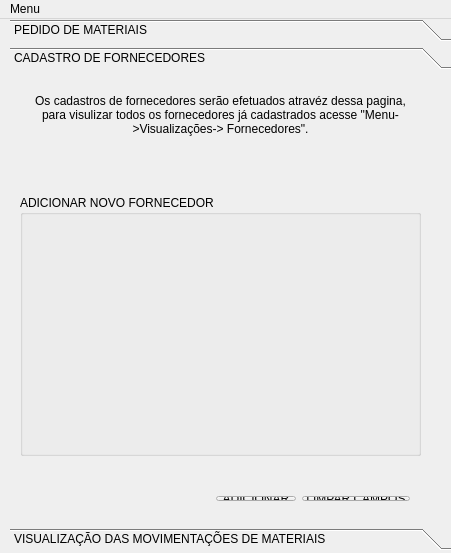
<?xml version="1.0" encoding="UTF-8"?>
<ui version="4.0">
 <class>MainWindow</class>
 <widget class="QMainWindow" name="MainWindow">
  <property name="geometry">
   <rect>
    <x>0</x>
    <y>0</y>
    <width>451</width>
    <height>553</height>
   </rect>
  </property>
  <property name="windowTitle">
   <string>Agenda</string>
  </property>
  <property name="windowIcon">
   <iconset>
    <normaloff>../../../../../../Users/luis.moraes/Desktop/ServentApp/Servent/Icons/construction_firm.ico</normaloff>../../../../../../Users/luis.moraes/Desktop/ServentApp/Servent/Icons/construction_firm.ico</iconset>
  </property>
  <widget class="QWidget" name="centralWidget">
   <widget class="QToolBox" name="toolBox">
    <property name="geometry">
     <rect>
      <x>10</x>
      <y>0</y>
      <width>451</width>
      <height>531</height>
     </rect>
    </property>
    <property name="styleSheet">
     <string notr="true"/>
    </property>
    <property name="currentIndex">
     <number>1</number>
    </property>
    <widget class="QWidget" name="pagRequestMaterials">
     <property name="enabled">
      <bool>true</bool>
     </property>
     <property name="geometry">
      <rect>
       <x>0</x>
       <y>0</y>
       <width>451</width>
       <height>450</height>
      </rect>
     </property>
     <attribute name="label">
      <string>PEDIDO DE MATERIAIS</string>
     </attribute>
     <widget class="QGroupBox" name="groupBox">
      <property name="geometry">
       <rect>
        <x>10</x>
        <y>89</y>
        <width>411</width>
        <height>291</height>
       </rect>
      </property>
      <property name="title">
       <string>ADICIONAR NOVO PEDIDO DE MATERIAIS</string>
      </property>
      <property name="flat">
       <bool>false</bool>
      </property>
      <widget class="QCommandLinkButton" name="btnLinkAddProvider">
       <property name="geometry">
        <rect>
         <x>270</x>
         <y>240</y>
         <width>101</width>
         <height>41</height>
        </rect>
       </property>
       <property name="text">
        <string>Adicionar ?</string>
       </property>
      </widget>
      <widget class="QWidget" name="layoutWidget">
       <property name="geometry">
        <rect>
         <x>50</x>
         <y>249</y>
         <width>213</width>
         <height>22</height>
        </rect>
       </property>
       <layout class="QHBoxLayout" name="horizontalLayout_9">
        <item>
         <widget class="QLabel" name="label_6">
          <property name="text">
           <string>Fornecedor:</string>
          </property>
         </widget>
        </item>
        <item>
         <widget class="QComboBox" name="cmbProvider">
          <property name="minimumSize">
           <size>
            <width>145</width>
            <height>0</height>
           </size>
          </property>
          <property name="styleSheet">
           <string notr="true">border-color: rgb(255, 0, 0);</string>
          </property>
         </widget>
        </item>
       </layout>
      </widget>
      <widget class="QWidget" name="layoutWidget">
       <property name="geometry">
        <rect>
         <x>50</x>
         <y>219</y>
         <width>211</width>
         <height>22</height>
        </rect>
       </property>
       <layout class="QHBoxLayout" name="horizontalLayout_10">
        <item>
         <widget class="QLabel" name="label_4">
          <property name="text">
           <string>Data:</string>
          </property>
         </widget>
        </item>
        <item>
         <widget class="QDateEdit" name="txtDate">
          <property name="minimumSize">
           <size>
            <width>130</width>
            <height>0</height>
           </size>
          </property>
          <property name="dateTime">
           <datetime>
            <hour>0</hour>
            <minute>0</minute>
            <second>0</second>
            <year>2000</year>
            <month>1</month>
            <day>5</day>
           </datetime>
          </property>
         </widget>
        </item>
       </layout>
      </widget>
      <widget class="QWidget" name="layoutWidget">
       <property name="geometry">
        <rect>
         <x>50</x>
         <y>189</y>
         <width>211</width>
         <height>22</height>
        </rect>
       </property>
       <layout class="QHBoxLayout" name="horizontalLayout_11">
        <item>
         <widget class="QLabel" name="label_3">
          <property name="text">
           <string>Quantidade:</string>
          </property>
         </widget>
        </item>
        <item>
         <widget class="QLineEdit" name="txtQtd">
          <property name="inputMask">
           <string>0000;_</string>
          </property>
          <property name="clearButtonEnabled">
           <bool>true</bool>
          </property>
         </widget>
        </item>
       </layout>
      </widget>
      <widget class="QWidget" name="layoutWidget">
       <property name="geometry">
        <rect>
         <x>50</x>
         <y>159</y>
         <width>211</width>
         <height>22</height>
        </rect>
       </property>
       <layout class="QHBoxLayout" name="horizontalLayout_12">
        <item>
         <widget class="QLabel" name="label_5">
          <property name="text">
           <string>Preço:</string>
          </property>
         </widget>
        </item>
        <item>
         <widget class="QLineEdit" name="txtPrice">
          <property name="inputMask">
           <string>00.00</string>
          </property>
          <property name="cursorPosition">
           <number>0</number>
          </property>
          <property name="alignment">
           <set>Qt::AlignBottom|Qt::AlignJustify</set>
          </property>
          <property name="dragEnabled">
           <bool>true</bool>
          </property>
          <property name="cursorMoveStyle">
           <enum>Qt::LogicalMoveStyle</enum>
          </property>
          <property name="clearButtonEnabled">
           <bool>true</bool>
          </property>
         </widget>
        </item>
       </layout>
      </widget>
      <widget class="QWidget" name="layoutWidget">
       <property name="geometry">
        <rect>
         <x>51</x>
         <y>129</y>
         <width>211</width>
         <height>22</height>
        </rect>
       </property>
       <layout class="QHBoxLayout" name="horizontalLayout_13">
        <item>
         <widget class="QLabel" name="label_2">
          <property name="text">
           <string>Tipo de unidade:</string>
          </property>
         </widget>
        </item>
        <item>
         <widget class="QLineEdit" name="txtUnitType">
          <property name="clearButtonEnabled">
           <bool>true</bool>
          </property>
         </widget>
        </item>
       </layout>
      </widget>
      <widget class="QWidget" name="layoutWidget">
       <property name="geometry">
        <rect>
         <x>51</x>
         <y>99</y>
         <width>211</width>
         <height>22</height>
        </rect>
       </property>
       <layout class="QHBoxLayout" name="horizontalLayout_14">
        <item>
         <widget class="QLabel" name="label">
          <property name="text">
           <string>Nome: </string>
          </property>
         </widget>
        </item>
        <item>
         <widget class="QLineEdit" name="txtMaterialName">
          <property name="inputMask">
           <string/>
          </property>
          <property name="frame">
           <bool>true</bool>
          </property>
          <property name="dragEnabled">
           <bool>true</bool>
          </property>
          <property name="clearButtonEnabled">
           <bool>true</bool>
          </property>
         </widget>
        </item>
       </layout>
      </widget>
      <widget class="QWidget" name="layoutWidget">
       <property name="geometry">
        <rect>
         <x>51</x>
         <y>70</y>
         <width>212</width>
         <height>22</height>
        </rect>
       </property>
       <layout class="QHBoxLayout" name="horizontalLayout_15">
        <item>
         <widget class="QLabel" name="label_13">
          <property name="text">
           <string>Material:</string>
          </property>
         </widget>
        </item>
        <item>
         <widget class="QComboBox" name="cmbMaterial">
          <property name="minimumSize">
           <size>
            <width>145</width>
            <height>0</height>
           </size>
          </property>
         </widget>
        </item>
       </layout>
      </widget>
      <widget class="QLabel" name="label_14">
       <property name="geometry">
        <rect>
         <x>50</x>
         <y>30</y>
         <width>311</width>
         <height>31</height>
        </rect>
       </property>
       <property name="text">
        <string>Selecione um tipo de material, ou então preencha os campos a baixo para adicionar um novo.</string>
       </property>
       <property name="wordWrap">
        <bool>true</bool>
       </property>
      </widget>
     </widget>
     <widget class="QLabel" name="label_12">
      <property name="geometry">
       <rect>
        <x>20</x>
        <y>10</y>
        <width>381</width>
        <height>51</height>
       </rect>
      </property>
      <property name="text">
       <string>&lt;html&gt;&lt;head/&gt;&lt;body&gt;&lt;p align=&quot;center&quot;&gt;Os pedidos de materiais para a obra, são requeridos nessa pagina, e posteriormente enviados ao servidor e ao fornecedor. O historico total de pedido de materiais da obra, pode ser visto na pagina de &amp;quot;VISUALIZAÇÃO DAS MOVIMENTAÇÕES DE MATERIAIS&amp;quot;.&lt;/p&gt;&lt;/body&gt;&lt;/html&gt;</string>
      </property>
      <property name="wordWrap">
       <bool>true</bool>
      </property>
     </widget>
     <widget class="QWidget" name="layoutWidget">
      <property name="geometry">
       <rect>
        <x>0</x>
        <y>420</y>
        <width>401</width>
        <height>27</height>
       </rect>
      </property>
      <layout class="QHBoxLayout" name="horizontalLayout_4">
       <item>
        <widget class="QLabel" name="lblInformation">
         <property name="textFormat">
          <enum>Qt::AutoText</enum>
         </property>
        </widget>
       </item>
       <item>
        <layout class="QHBoxLayout" name="horizontalLayout">
         <item>
          <widget class="QPushButton" name="btnAddRequest">
           <property name="text">
            <string>ADICIONAR</string>
           </property>
           <property name="flat">
            <bool>false</bool>
           </property>
          </widget>
         </item>
         <item>
          <widget class="QPushButton" name="btnClear">
           <property name="text">
            <string>LIMPAR CAMPOS</string>
           </property>
          </widget>
         </item>
        </layout>
       </item>
      </layout>
     </widget>
    </widget>
    <widget class="QWidget" name="pageCadProviders">
     <property name="geometry">
      <rect>
       <x>0</x>
       <y>0</y>
       <width>451</width>
       <height>450</height>
      </rect>
     </property>
     <attribute name="label">
      <string>CADASTRO DE FORNECEDORES</string>
     </attribute>
     <widget class="QGroupBox" name="groupBox_2">
      <property name="geometry">
       <rect>
        <x>10</x>
        <y>120</y>
        <width>401</width>
        <height>261</height>
       </rect>
      </property>
      <property name="title">
       <string>ADICIONAR NOVO FORNECEDOR</string>
      </property>
      <widget class="QWidget" name="layoutWidget">
       <property name="geometry">
        <rect>
         <x>60</x>
         <y>70</y>
         <width>212</width>
         <height>22</height>
        </rect>
       </property>
       <layout class="QHBoxLayout" name="horizontalLayout_7">
        <item>
         <widget class="QLabel" name="label_8">
          <property name="text">
           <string>Telefone:</string>
          </property>
         </widget>
        </item>
        <item>
         <widget class="QLineEdit" name="txbPhone">
          <property name="inputMask">
           <string>(00) 000-000;_</string>
          </property>
          <property name="clearButtonEnabled">
           <bool>true</bool>
          </property>
         </widget>
        </item>
       </layout>
      </widget>
      <widget class="QWidget" name="layoutWidget">
       <property name="geometry">
        <rect>
         <x>60</x>
         <y>100</y>
         <width>211</width>
         <height>22</height>
        </rect>
       </property>
       <layout class="QHBoxLayout" name="horizontalLayout_6">
        <item>
         <widget class="QLabel" name="label_9">
          <property name="text">
           <string>Rua:</string>
          </property>
         </widget>
        </item>
        <item>
         <widget class="QLineEdit" name="txbStreet">
          <property name="clearButtonEnabled">
           <bool>true</bool>
          </property>
         </widget>
        </item>
       </layout>
      </widget>
      <widget class="QWidget" name="layoutWidget">
       <property name="geometry">
        <rect>
         <x>60</x>
         <y>130</y>
         <width>211</width>
         <height>22</height>
        </rect>
       </property>
       <layout class="QHBoxLayout" name="horizontalLayout_5">
        <item>
         <widget class="QLabel" name="label_10">
          <property name="text">
           <string>Número:</string>
          </property>
         </widget>
        </item>
        <item>
         <widget class="QLineEdit" name="txbNumber">
          <property name="inputMask">
           <string>000000</string>
          </property>
          <property name="clearButtonEnabled">
           <bool>true</bool>
          </property>
         </widget>
        </item>
       </layout>
      </widget>
      <widget class="QWidget" name="layoutWidget">
       <property name="geometry">
        <rect>
         <x>60</x>
         <y>40</y>
         <width>211</width>
         <height>22</height>
        </rect>
       </property>
       <layout class="QHBoxLayout" name="horizontalLayout_8">
        <item>
         <widget class="QLabel" name="label_7">
          <property name="text">
           <string>Nome: </string>
          </property>
         </widget>
        </item>
        <item>
         <widget class="QLineEdit" name="txbProviderName">
          <property name="clearButtonEnabled">
           <bool>true</bool>
          </property>
         </widget>
        </item>
       </layout>
      </widget>
     </widget>
     <widget class="QLabel" name="label_11">
      <property name="geometry">
       <rect>
        <x>20</x>
        <y>10</y>
        <width>381</width>
        <height>61</height>
       </rect>
      </property>
      <property name="text">
       <string>&lt;html&gt;&lt;head/&gt;&lt;body&gt;&lt;p align=&quot;center&quot;&gt;Os cadastros de fornecedores serão efetuados atravéz dessa pagina, para visulizar todos os fornecedores já cadastrados acesse &amp;quot;Menu-&amp;gt;Visualizações-&amp;gt; Fornecedores&amp;quot;.&lt;/p&gt;&lt;/body&gt;&lt;/html&gt;</string>
      </property>
      <property name="scaledContents">
       <bool>true</bool>
      </property>
      <property name="wordWrap">
       <bool>true</bool>
      </property>
     </widget>
     <widget class="QWidget" name="layoutWidget">
      <property name="geometry">
       <rect>
        <x>10</x>
        <y>410</y>
        <width>401</width>
        <height>27</height>
       </rect>
      </property>
      <layout class="QHBoxLayout" name="horizontalLayout_3">
       <item>
        <widget class="QLabel" name="lblInfoProvider">
         <property name="text">
          <string/>
         </property>
        </widget>
       </item>
       <item>
        <layout class="QHBoxLayout" name="horizontalLayout_2">
         <item>
          <widget class="QPushButton" name="btnAddProvider">
           <property name="text">
            <string>ADICIONAR</string>
           </property>
          </widget>
         </item>
         <item>
          <widget class="QPushButton" name="brnClearFieldProvider">
           <property name="text">
            <string>LIMPAR CAMPOS</string>
           </property>
          </widget>
         </item>
        </layout>
       </item>
      </layout>
     </widget>
    </widget>
    <widget class="QWidget" name="page_3">
     <property name="geometry">
      <rect>
       <x>0</x>
       <y>0</y>
       <width>451</width>
       <height>450</height>
      </rect>
     </property>
     <attribute name="label">
      <string>VISUALIZAÇÃO DAS MOVIMENTAÇÕES DE MATERIAIS</string>
     </attribute>
     <widget class="QGroupBox" name="groupBox_3">
      <property name="geometry">
       <rect>
        <x>0</x>
        <y>40</y>
        <width>441</width>
        <height>331</height>
       </rect>
      </property>
      <property name="title">
       <string>GroupBox</string>
      </property>
      <widget class="QTableWidget" name="tableWidget">
       <property name="geometry">
        <rect>
         <x>10</x>
         <y>30</y>
         <width>421</width>
         <height>291</height>
        </rect>
       </property>
       <column>
        <property name="text">
         <string>Material</string>
        </property>
       </column>
       <column>
        <property name="text">
         <string>Fornecedor</string>
        </property>
       </column>
       <column>
        <property name="text">
         <string>Quantidade</string>
        </property>
       </column>
       <column>
        <property name="text">
         <string>Data</string>
        </property>
       </column>
      </widget>
     </widget>
    </widget>
   </widget>
  </widget>
  <widget class="QMenuBar" name="menuBar">
   <property name="geometry">
    <rect>
     <x>0</x>
     <y>0</y>
     <width>451</width>
     <height>21</height>
    </rect>
   </property>
   <widget class="QMenu" name="menuMenu">
    <property name="title">
     <string>Menu</string>
    </property>
    <addaction name="actionSobre"/>
    <addaction name="separator"/>
    <addaction name="actionSair"/>
   </widget>
   <addaction name="menuMenu"/>
  </widget>
  <action name="actionSobre">
   <property name="text">
    <string>Sobre</string>
   </property>
  </action>
  <action name="actionSair">
   <property name="text">
    <string>Sair</string>
   </property>
  </action>
 </widget>
 <layoutdefault spacing="6" margin="11"/>
 <tabstops>
  <tabstop>txtMaterialName</tabstop>
  <tabstop>txtUnitType</tabstop>
  <tabstop>txtPrice</tabstop>
  <tabstop>txtQtd</tabstop>
  <tabstop>txtDate</tabstop>
  <tabstop>cmbProvider</tabstop>
  <tabstop>btnAddRequest</tabstop>
  <tabstop>btnClear</tabstop>
  <tabstop>btnLinkAddProvider</tabstop>
  <tabstop>txbProviderName</tabstop>
  <tabstop>txbPhone</tabstop>
  <tabstop>txbStreet</tabstop>
  <tabstop>txbNumber</tabstop>
  <tabstop>btnAddProvider</tabstop>
  <tabstop>brnClearFieldProvider</tabstop>
 </tabstops>
 <resources/>
 <connections>
  <connection>
   <sender>brnClearFieldProvider</sender>
   <signal>clicked()</signal>
   <receiver>txbNumber</receiver>
   <slot>clear()</slot>
   <hints>
    <hint type="sourcelabel">
     <x>374</x>
     <y>511</y>
    </hint>
    <hint type="destinationlabel">
     <x>151</x>
     <y>330</y>
    </hint>
   </hints>
  </connection>
  <connection>
   <sender>brnClearFieldProvider</sender>
   <signal>clicked()</signal>
   <receiver>txbStreet</receiver>
   <slot>clear()</slot>
   <hints>
    <hint type="sourcelabel">
     <x>387</x>
     <y>504</y>
    </hint>
    <hint type="destinationlabel">
     <x>166</x>
     <y>300</y>
    </hint>
   </hints>
  </connection>
  <connection>
   <sender>brnClearFieldProvider</sender>
   <signal>clicked()</signal>
   <receiver>txbPhone</receiver>
   <slot>clear()</slot>
   <hints>
    <hint type="sourcelabel">
     <x>405</x>
     <y>505</y>
    </hint>
    <hint type="destinationlabel">
     <x>215</x>
     <y>274</y>
    </hint>
   </hints>
  </connection>
  <connection>
   <sender>brnClearFieldProvider</sender>
   <signal>clicked()</signal>
   <receiver>txbProviderName</receiver>
   <slot>clear()</slot>
   <hints>
    <hint type="sourcelabel">
     <x>361</x>
     <y>507</y>
    </hint>
    <hint type="destinationlabel">
     <x>204</x>
     <y>242</y>
    </hint>
   </hints>
  </connection>
  <connection>
   <sender>btnClear</sender>
   <signal>clicked()</signal>
   <receiver>txtQtd</receiver>
   <slot>clear()</slot>
   <hints>
    <hint type="sourcelabel">
     <x>352</x>
     <y>480</y>
    </hint>
    <hint type="destinationlabel">
     <x>226</x>
     <y>281</y>
    </hint>
   </hints>
  </connection>
  <connection>
   <sender>btnClear</sender>
   <signal>clicked()</signal>
   <receiver>txtPrice</receiver>
   <slot>clear()</slot>
   <hints>
    <hint type="sourcelabel">
     <x>372</x>
     <y>476</y>
    </hint>
    <hint type="destinationlabel">
     <x>258</x>
     <y>241</y>
    </hint>
   </hints>
  </connection>
  <connection>
   <sender>btnClear</sender>
   <signal>clicked()</signal>
   <receiver>txtUnitType</receiver>
   <slot>clear()</slot>
   <hints>
    <hint type="sourcelabel">
     <x>391</x>
     <y>482</y>
    </hint>
    <hint type="destinationlabel">
     <x>232</x>
     <y>218</y>
    </hint>
   </hints>
  </connection>
  <connection>
   <sender>btnClear</sender>
   <signal>clicked()</signal>
   <receiver>txtMaterialName</receiver>
   <slot>clear()</slot>
   <hints>
    <hint type="sourcelabel">
     <x>338</x>
     <y>481</y>
    </hint>
    <hint type="destinationlabel">
     <x>258</x>
     <y>185</y>
    </hint>
   </hints>
  </connection>
 </connections>
</ui>
